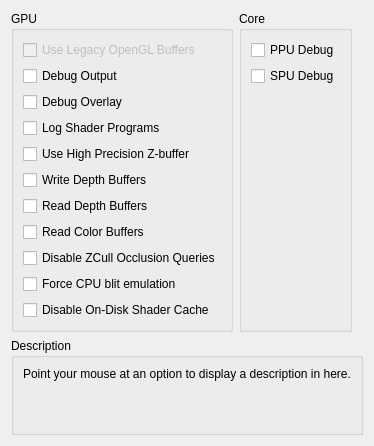
     <widget class="QWidget" name="debugTab">
      <attribute name="title">
       <string>Debug</string>
      </attribute>
      <layout class="QVBoxLayout" name="verticalLayout_53">
       <item>
        <layout class="QHBoxLayout" name="horizontalLayout_21" stretch="1,1,1">
         <item>
          <widget class="QGroupBox" name="groupBox_48">
           <property name="enabled">
            <bool>true</bool>
           </property>
           <property name="title">
            <string>GPU</string>
           </property>
           <property name="alignment">
            <set>Qt::AlignLeading|Qt::AlignLeft|Qt::AlignTop</set>
           </property>
           <layout class="QVBoxLayout" name="verticalLayout_17">
            <item alignment="Qt::AlignTop">
             <widget class="QCheckBox" name="glLegacyBuffers">
              <property name="enabled">
               <bool>false</bool>
              </property>
              <property name="text">
               <string>Use Legacy OpenGL Buffers</string>
              </property>
             </widget>
            </item>
            <item alignment="Qt::AlignTop">
             <widget class="QCheckBox" name="debugOutput">
              <property name="text">
               <string>Debug Output</string>
              </property>
             </widget>
            </item>
            <item>
             <widget class="QCheckBox" name="debugOverlay">
              <property name="text">
               <string>Debug Overlay</string>
              </property>
             </widget>
            </item>
            <item>
             <widget class="QCheckBox" name="logProg">
              <property name="text">
               <string>Log Shader Programs</string>
              </property>
             </widget>
            </item>
            <item alignment="Qt::AlignTop">
             <widget class="QCheckBox" name="forceHighpZ">
              <property name="text">
               <string>Use High Precision Z-buffer</string>
              </property>
             </widget>
            </item>
            <item>
             <widget class="QCheckBox" name="dumpDepth">
              <property name="text">
               <string>Write Depth Buffers</string>
              </property>
             </widget>
            </item>
            <item>
             <widget class="QCheckBox" name="readDepth">
              <property name="text">
               <string>Read Depth Buffers</string>
              </property>
             </widget>
            </item>
            <item>
             <widget class="QCheckBox" name="readColor">
              <property name="text">
               <string>Read Color Buffers</string>
              </property>
             </widget>
            </item>
            <item>
             <widget class="QCheckBox" name="disableHwOcclusionQueries">
              <property name="text">
               <string>Disable ZCull Occlusion Queries</string>
              </property>
             </widget>
            </item>
            <item>
             <widget class="QCheckBox" name="forceCpuBlitEmulation">
              <property name="text">
               <string>Force CPU blit emulation</string>
              </property>
             </widget>
            </item>
            <item>
             <widget class="QCheckBox" name="disableOnDiskShaderCache">
              <property name="text">
               <string>Disable On-Disk Shader Cache</string>
              </property>
             </widget>
            </item>
           </layout>
          </widget>
         </item>
         <item>
          <widget class="QGroupBox" name="groupBox_7">
           <property name="title">
            <string>Core</string>
           </property>
           <layout class="QVBoxLayout" name="verticalLayout_29">
            <item>
             <widget class="QCheckBox" name="ppuDebug">
              <property name="text">
               <string>PPU Debug</string>
              </property>
             </widget>
            </item>
            <item>
             <widget class="QCheckBox" name="spuDebug">
              <property name="text">
               <string>SPU Debug</string>
              </property>
             </widget>
            </item>
            <item>
             <spacer name="verticalSpacer">
              <property name="orientation">
               <enum>Qt::Vertical</enum>
              </property>
              <property name="sizeHint" stdset="0">
               <size>
                <width>0</width>
                <height>0</height>
               </size>
              </property>
             </spacer>
            </item>
           </layout>
          </widget>
         </item>
         <item>
          <spacer name="horizontalSpacer_2">
           <property name="orientation">
            <enum>Qt::Horizontal</enum>
           </property>
           <property name="sizeType">
            <enum>QSizePolicy::MinimumExpanding</enum>
           </property>
           <property name="sizeHint" stdset="0">
            <size>
             <width>0</width>
             <height>0</height>
            </size>
           </property>
          </spacer>
         </item>
        </layout>
       </item>
       <item>
        <spacer name="verticalSpacer_10">
         <property name="orientation">
          <enum>Qt::Vertical</enum>
         </property>
         <property name="sizeHint" stdset="0">
          <size>
           <width>0</width>
           <height>0</height>
          </size>
         </property>
        </spacer>
       </item>
       <item>
        <widget class="QGroupBox" name="groupBox_63">
         <property name="title">
          <string>Description</string>
         </property>
         <layout class="QVBoxLayout" name="verticalLayout_52">
          <item>
           <widget class="QLabel" name="description_debug">
            <property name="text">
             <string>Point your mouse at an option to display a description in here.


</string>
            </property>
            <property name="textFormat">
             <enum>Qt::PlainText</enum>
            </property>
            <property name="alignment">
             <set>Qt::AlignLeading|Qt::AlignLeft|Qt::AlignTop</set>
            </property>
            <property name="wordWrap">
             <bool>true</bool>
            </property>
           </widget>
          </item>
         </layout>
        </widget>
       </item>
      </layout>
     </widget>
